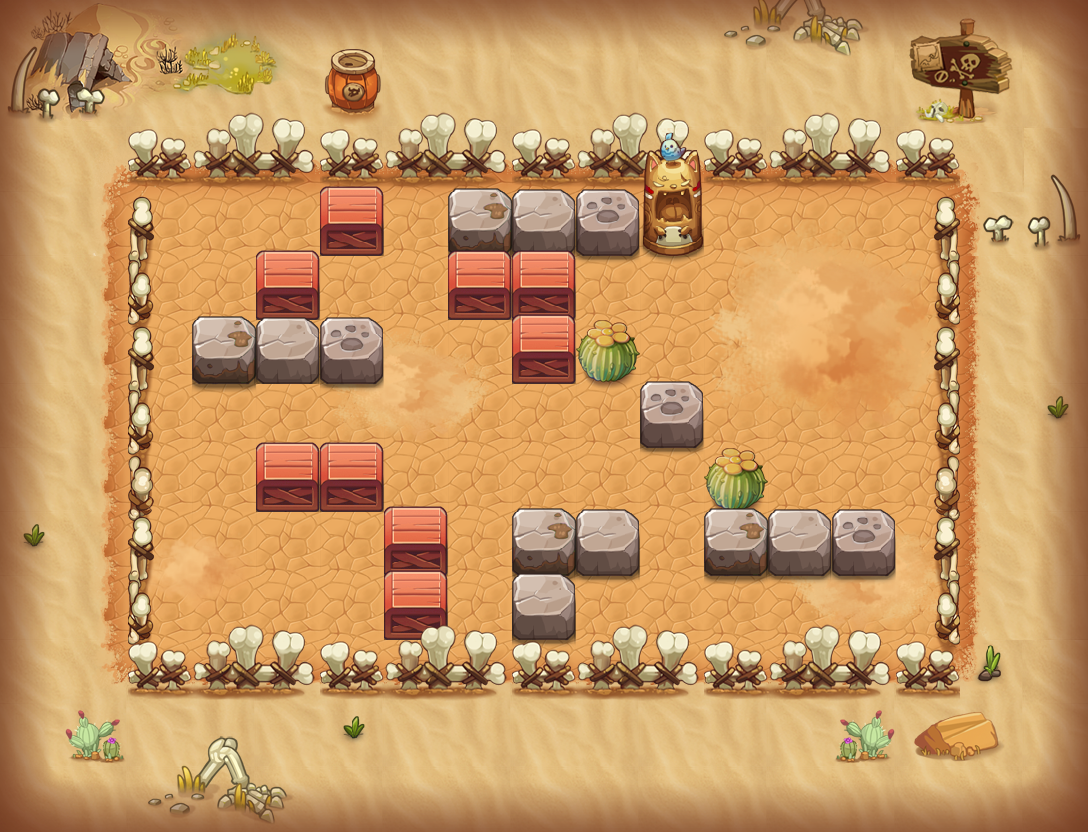

Rendered tile map (Tiled .tmx) drawn with the repository's tilesets; below, a short description and the map source with its tile grids summarised:
An orthogonal 17x13 tile map with 64x64 px tiles, 16 tile layers (PASS, 块层 17, 块层16, 块层 4, ...) and 8 objects (5x TRAP, 2x bysc1, PLAYER).

<map version="1.0" orientation="orthogonal" width="17" height="13" tilewidth="64" tileheight="64">
 <properties>
  <property name="DESTRY1" value="255" />
  <property name="DESTRY2" value="314" />
  <property name="DESTRY_COUNT" value="2" />
  <property name="EXP" value="215" />
  <property name="ITEM" value="D004" />
  <property name="MONEY" value="323" />
 </properties>
 <tileset firstgid="1" name="hmpy" tilewidth="64" tileheight="64">
  <image source="hmpy-hd.png" width="1000" height="2048" />
 </tileset>
 <layer name="PASS" width="17" height="13">
  <data>[221 cells, 170 non-empty, 10 distinct tile ids]</data>
 </layer>
 <layer name="块层 17" width="17" height="13">
  <data>[221 cells, 135 non-empty, 25 distinct tile ids]</data>
 </layer>
 <layer name="块层16" width="17" height="13">
  <data>[221 cells, 32 non-empty, 26 distinct tile ids]</data>
 </layer>
 <layer name="块层 4" width="17" height="13">
  <data>[221 cells, 24 non-empty, 10 distinct tile ids]</data>
 </layer>
 <layer name="块层15" width="17" height="13">
  <data>[221 cells, 18 non-empty, 18 distinct tile ids]</data>
 </layer>
 <layer name="块层 3" width="17" height="13">
  <data>[221 cells, 73 non-empty, 23 distinct tile ids]</data>
 </layer>
 <layer name="块层 5" width="17" height="13">
  <data>[221 cells, 25 non-empty, 7 distinct tile ids]</data>
 </layer>
 <layer name="块层 2" width="17" height="13">
  <data>[221 cells, 60 non-empty, 20 distinct tile ids]</data>
 </layer>
 <layer name="SHELTER 9" width="17" height="13">
  <data>[221 cells, 12 non-empty, 3 distinct tile ids]</data>
 </layer>
 <layer name="SHELTER 8" width="17" height="13">
  <data>[221 cells, 2 non-empty, 2 distinct tile ids]</data>
 </layer>
 <layer name="SHELTER 7" width="17" height="13">
  <data>[221 cells, 6 non-empty, 4 distinct tile ids]</data>
 </layer>
 <layer name="SHELTER 6" width="17" height="13">
  <data>[221 cells, 2 non-empty, 1 distinct tile ids]</data>
 </layer>
 <layer name="SHELTER 5" width="17" height="13">
  <data>[221 cells, 1 non-empty, 1 distinct tile ids]</data>
 </layer>
 <layer name="SHELTER 4" width="17" height="13">
  <data>[221 cells, 4 non-empty, 4 distinct tile ids]</data>
 </layer>
 <layer name="SHELTER 3" width="17" height="13">
  <data>[221 cells, 3 non-empty, 1 distinct tile ids]</data>
 </layer>
 <layer name="SHELTER 2" width="17" height="13">
  <data>[221 cells, 5 non-empty, 5 distinct tile ids]</data>
 </layer>
 <objectgroup name="对象层 1" width="34" height="26">
  <object name="mp1" type="TRAP" x="192" y="576" width="64" height="64">
   <properties>
    <property name="trap_ani" value="mp.actor" />
    <property name="trap_floor" value="true" />
    <property name="trap_id" value="0" />
    <property name="trap_script" value="trap_moveto(&quot;PLAYER&quot;, &quot;mp1&quot;,target(&quot;mp2&quot;):getX(),target(&quot;mp2&quot;):getY() );" />
    <property name="trap_sound_id" value="1" />
    <property name="trap_start_mode" value="0" />
    <property name="trap_state" value="open" />
   </properties>
  </object>
  <object name="fire1" type="TRAP" x="640" y="192" width="64" height="192">
   <properties>
    <property name="trap_id" value="1" />
    <property name="trap_particle" value="trap_fire_down_up_3.plist" />
    <property name="trap_state" value="open" />
   </properties>
  </object>
  <object name="mp2" type="TRAP" x="832" y="576" width="64" height="64">
   <properties>
    <property name="trap_ani" value="mp.actor" />
    <property name="trap_floor" value="true" />
    <property name="trap_id" value="0" />
    <property name="trap_script" value="trap_moveto(&quot;PLAYER&quot;, &quot;mp2&quot;,target(&quot;mp1&quot;):getX(),target(&quot;mp1&quot;):getY() );" />
    <property name="trap_sound_id" value="1" />
    <property name="trap_start_mode" value="0" />
    <property name="trap_state" value="open" />
   </properties>
  </object>
  <object name="bysc1" x="832" y="192" width="64" height="64">
   <properties>
    <property name="lua_ai" value="monster_bysc_ai" />
    <property name="quality" value="bysc1.quality" />
   </properties>
  </object>
  <object name="bysc1" x="576" y="576" width="64" height="64">
   <properties>
    <property name="lua_ai" value="monster_bysc_ai" />
    <property name="quality" value="bysc1.quality" />
   </properties>
  </object>
  <object name="PLAYER" type="PLAYER" x="192" y="192" width="64" height="64" />
  <object name="zi_dan_right1" type="TRAP" x="256" y="384" width="64" height="64">
   <properties>
    <property name="trap_ani" value="fire_cat_right.actor" />
    <property name="trap_delay" value="2" />
    <property name="trap_id" value="0" />
    <property name="trap_script" value="trap(&quot;zi_dan_right1&quot;):setAtkPower(target(&quot;PLAYER&quot;):getHP()*0.1);trap(&quot;zi_dan_right1&quot;):turnRight(); trap(&quot;zi_dan_right1&quot;):getAI():getActions():addObject( AIUseSkill:create(   SkillLua:create(&quot;skill_0001&quot;)  )  );" />
    <property name="trap_start_mode" value="2" />
    <property name="trap_state" value="open" />
   </properties>
  </object>
  <object name="fire_control1" type="TRAP" x="640" y="448" width="64" height="64">
   <properties>
    <property name="trap_ani" value="switch.actor" />
    <property name="trap_floor" value="true" />
    <property name="trap_id" value="0" />
    <property name="trap_script" value="trap(&quot;fire_control1&quot;):setOpened( false ); trap(&quot;fire1&quot;):setVisit( false );" />
    <property name="trap_sound_id" value="2" />
    <property name="trap_start_mode" value="0" />
    <property name="trap_state" value="open" />
   </properties>
  </object>
 </objectgroup>
</map>
